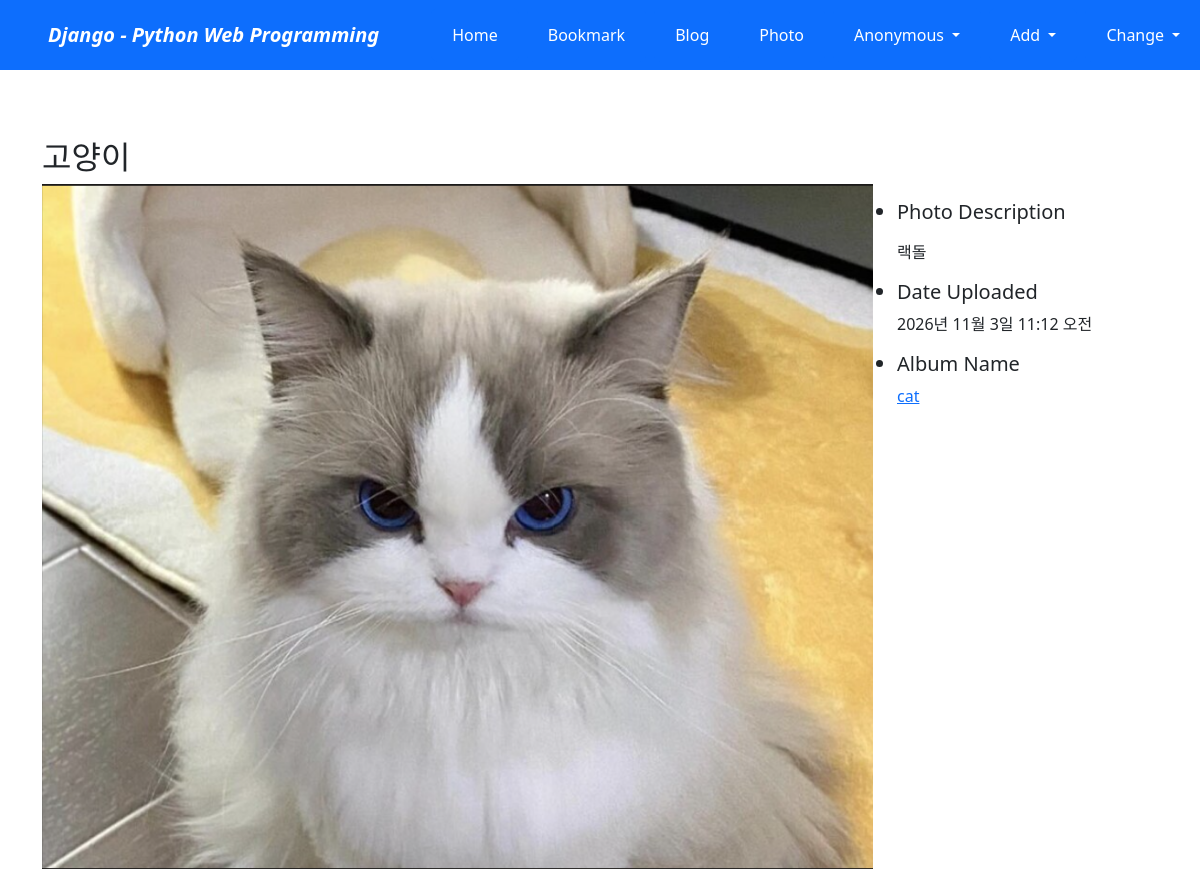
The page /photo/photo/2/ on the database its author committed.
### photo/models.py (models this page shows, shortened)
class Photo(models.Model):
    album = models.ForeignKey(Album, on_delete=models.CASCADE)
    title = models.CharField('TITLE', max_length=30)
    description = models.TextField('Photo Description', blank=True)
    image = ThumbnailImageField(upload_to='photo/%Y/%m')
    upload_dt = models.DateTimeField('Upload Date', auto_now_add=True)
    owner = models.ForeignKey('auth.User', on_delete=models.CASCADE, verbose_name='OWNER', blank=True, null=True)
    class Meta:
        ordering = ('title',)

class Album(models.Model):
    name = models.CharField(max_length=30)
    description = models.CharField('One Line Description', max_length=100, blank=True)
    owner = models.ForeignKey('auth.User', on_delete=models.CASCADE, verbose_name='OWNER', blank=True, null=True)
    class Meta:
        ordering = ('name',)

### photo/templates/photo/photo_detail.html (shortened to what this page needs)
{% extends "base.html" %}
{% block content %}
    <h2 class="mt-5">{{ object.title }}</h2>
    <div class="row">
        <div class="col-md-9">
            <a href="{{ object.image.url }}">
                <img src="{{ object.image.url }}" style="width: 100%;">
            </a>
        </div>
        <ul class="col-md-3 mt-3">
            <li class="h5">Photo Description</li>
                {% if object.description %}<p>{{ object.description|linebreaks }}</p>
                {% else %}<p>(blank)</p>{% endif %}
            <li class="h5">Date Uploaded</li>
                <p class="font-italic">{{ object.upload_dt }}</p>
            <li class="h5">Album Name</li>
                <p class="font-italic">
                    <a href="{% url 'photo:album_detail' object.album_id %}"> {{ object.album.name }}</a>
                </p>
        </ul>
    </div>
{% endblock %}

### rows shown on the page
Photo: title "고양이", image (picture), description "랙돌", upload_dt "2026년 11월 3일 11:12 오전", album.name "cat"
